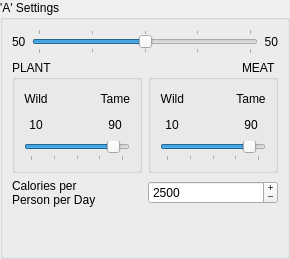
         <widget class="QGroupBox" name="diet_comp_box_3" >
          <property name="sizePolicy" >
           <sizepolicy vsizetype="Fixed" hsizetype="Expanding" >
            <horstretch>0</horstretch>
            <verstretch>0</verstretch>
           </sizepolicy>
          </property>
          <property name="title" >
           <string>'A' Settings</string>
          </property>
          <layout class="QGridLayout" >
           <property name="margin" >
            <number>9</number>
           </property>
           <property name="spacing" >
            <number>6</number>
           </property>
           <item row="2" column="0" colspan="2" >
            <layout class="QHBoxLayout" >
             <property name="spacing" >
              <number>6</number>
             </property>
             <property name="margin" >
              <number>0</number>
             </property>
             <item>
              <widget class="QLabel" name="label6_3" >
               <property name="toolTip" >
                <string>&lt;html>&lt;head>&lt;meta name="qrichtext" content="1" />&lt;style type="text/css">
p, li { white-space: pre-wrap; }
&lt;/style>&lt;/head>&lt;body style=" font-family:'Sans Serif'; font-size:9pt; font-weight:400; font-style:normal; text-decoration:none;">
&lt;p style=" margin-top:0px; margin-bottom:0px; margin-left:0px; margin-right:0px; -qt-block-indent:0; text-indent:0px;">Average requirements for each individual&lt;/p>&lt;/body>&lt;/html></string>
               </property>
               <property name="whatsThis" >
                <string>&lt;html>&lt;head>&lt;meta name="qrichtext" content="1" />&lt;style type="text/css">
p, li { white-space: pre-wrap; }
&lt;/style>&lt;/head>&lt;body style=" font-family:'Sans Serif'; font-size:9pt; font-weight:400; font-style:normal; text-decoration:none;">
&lt;p style=" margin-top:0px; margin-bottom:0px; margin-left:0px; margin-right:0px; -qt-block-indent:0; text-indent:0px;">This figure is an average only.  In the future, I hope to be able to implement a feature whereby the human population is modelled, and account for different requirements of men, adult women, pregnant women, lactating women, and children.&lt;/p>&lt;/body>&lt;/html></string>
               </property>
               <property name="text" >
                <string>Calories per
Person per Day</string>
               </property>
               <property name="wordWrap" >
                <bool>false</bool>
               </property>
              </widget>
             </item>
             <item>
              <widget class="QSpinBox" name="spinBoxDailyCalories_3" >
               <property name="toolTip" >
                <string>&lt;html>&lt;head>&lt;meta name="qrichtext" content="1" />&lt;style type="text/css">
p, li { white-space: pre-wrap; }
&lt;/style>&lt;/head>&lt;body style=" font-family:'Sans Serif'; font-size:9pt; font-weight:400; font-style:normal; text-decoration:none;">
&lt;p style=" margin-top:0px; margin-bottom:0px; margin-left:0px; margin-right:0px; -qt-block-indent:0; text-indent:0px;">Set the average number of calories per day required per person&lt;/p>&lt;/body>&lt;/html></string>
               </property>
               <property name="whatsThis" >
                <string>&lt;html>&lt;head>&lt;meta name="qrichtext" content="1" />&lt;style type="text/css">
p, li { white-space: pre-wrap; }
&lt;/style>&lt;/head>&lt;body style=" font-family:'Sans Serif'; font-size:9pt; font-weight:400; font-style:normal; text-decoration:none;">
&lt;p style=" margin-top:0px; margin-bottom:0px; margin-left:0px; margin-right:0px; -qt-block-indent:0; text-indent:0px;">In future versions of LandUse Analyst, the demographics of the human population will be modelled, but currently the user has to supply one figure for an average number of calories required by a single person on a daily basis.&lt;/p>&lt;/body>&lt;/html></string>
               </property>
               <property name="buttonSymbols" >
                <enum>QAbstractSpinBox::PlusMinus</enum>
               </property>
               <property name="minimum" >
                <number>1</number>
               </property>
               <property name="maximum" >
                <number>5000</number>
               </property>
               <property name="singleStep" >
                <number>1</number>
               </property>
               <property name="value" >
                <number>2500</number>
               </property>
              </widget>
             </item>
            </layout>
           </item>
           <item row="1" column="0" >
            <widget class="QGroupBox" name="groupplantpercent_3" >
             <property name="title" >
              <string>PLANT</string>
             </property>
             <layout class="QGridLayout" >
              <property name="margin" >
               <number>9</number>
              </property>
              <property name="spacing" >
               <number>6</number>
              </property>
              <item row="1" column="1" >
               <spacer>
                <property name="orientation" >
                 <enum>Qt::Horizontal</enum>
                </property>
                <property name="sizeHint" stdset="0" >
                 <size>
                  <width>40</width>
                  <height>20</height>
                 </size>
                </property>
               </spacer>
              </item>
              <item row="1" column="2" >
               <widget class="QLabel" name="labelCropTamePercent_3" >
                <property name="toolTip" >
                 <string>&lt;html>&lt;head>&lt;meta name="qrichtext" content="1" />&lt;style type="text/css">
p, li { white-space: pre-wrap; }
&lt;/style>&lt;/head>&lt;body style=" font-family:'Sans Serif'; font-size:9pt; font-weight:400; font-style:normal; text-decoration:none;">
&lt;p style=" margin-top:0px; margin-bottom:0px; margin-left:0px; margin-right:0px; -qt-block-indent:0; text-indent:0px;">The percentage of calories of the population's &lt;span style=" font-style:italic; text-decoration: underline;">plant&lt;/span> portion of the diet that is supplied by domesticated plants (crops).&lt;/p>&lt;/body>&lt;/html></string>
                </property>
                <property name="text" >
                 <string>90</string>
                </property>
                <property name="alignment" >
                 <set>Qt::AlignCenter</set>
                </property>
               </widget>
              </item>
              <item row="2" column="0" colspan="3" >
               <widget class="QSlider" name="sliderCrop_3" >
                <property name="toolTip" >
                 <string>&lt;html>&lt;head>&lt;meta name="qrichtext" content="1" />&lt;style type="text/css">
p, li { white-space: pre-wrap; }
&lt;/style>&lt;/head>&lt;body style=" font-family:'Sans Serif'; font-size:9pt; font-weight:400; font-style:normal; text-decoration:none;">
&lt;p style=" margin-top:0px; margin-bottom:0px; margin-left:0px; margin-right:0px; -qt-block-indent:0; text-indent:0px;">Adjust this slider to set the ratio of Wild:Tame plants in the plant portion of the diet (calories)&lt;/p>&lt;/body>&lt;/html></string>
                </property>
                <property name="whatsThis" >
                 <string>&lt;html>&lt;head>&lt;meta name="qrichtext" content="1" />&lt;style type="text/css">
p, li { white-space: pre-wrap; }
&lt;/style>&lt;/head>&lt;body style=" font-family:'Sans Serif'; font-size:9pt; font-weight:400; font-style:normal; text-decoration:none;">
&lt;p style=" margin-top:0px; margin-bottom:0px; margin-left:0px; margin-right:0px; -qt-block-indent:0; text-indent:0px;">The Wild to Tame Ratio is the distinction you must make when defining the settlements plant or meat portion of the diet. This setting relies on the assumption that all of their food comes from either wild sources or tame sources. To adjust, simply move the slider left or right, or spin your mouse wheel. &lt;span style=" font-weight:600;">Note that this setting is based on calories&lt;/span>&lt;/p>&lt;/body>&lt;/html></string>
                </property>
                <property name="maximum" >
                 <number>100</number>
                </property>
                <property name="singleStep" >
                 <number>1</number>
                </property>
                <property name="pageStep" >
                 <number>1</number>
                </property>
                <property name="value" >
                 <number>90</number>
                </property>
                <property name="sliderPosition" >
                 <number>90</number>
                </property>
                <property name="orientation" >
                 <enum>Qt::Horizontal</enum>
                </property>
                <property name="tickPosition" >
                 <enum>QSlider::TicksBelow</enum>
                </property>
                <property name="tickInterval" >
                 <number>25</number>
                </property>
               </widget>
              </item>
              <item row="1" column="0" >
               <widget class="QLabel" name="labelCropWildPercent_3" >
                <property name="toolTip" >
                 <string>&lt;html>&lt;head>&lt;meta name="qrichtext" content="1" />&lt;style type="text/css">
p, li { white-space: pre-wrap; }
&lt;/style>&lt;/head>&lt;body style=" font-family:'Sans Serif'; font-size:9pt; font-weight:400; font-style:normal; text-decoration:none;">
&lt;p style=" margin-top:0px; margin-bottom:0px; margin-left:0px; margin-right:0px; -qt-block-indent:0; text-indent:0px;">The percentage of calories of the population's &lt;span style=" font-style:italic; text-decoration: underline;">plant&lt;/span> portion of the diet that is supplied by non-domesticated plants.&lt;/p>&lt;/body>&lt;/html></string>
                </property>
                <property name="text" >
                 <string>10</string>
                </property>
                <property name="alignment" >
                 <set>Qt::AlignCenter</set>
                </property>
               </widget>
              </item>
              <item row="0" column="0" >
               <widget class="QLabel" name="label_17" >
                <property name="text" >
                 <string>Wild</string>
                </property>
                <property name="alignment" >
                 <set>Qt::AlignCenter</set>
                </property>
               </widget>
              </item>
              <item row="0" column="2" >
               <widget class="QLabel" name="label_18" >
                <property name="text" >
                 <string>Tame</string>
                </property>
                <property name="alignment" >
                 <set>Qt::AlignRight|Qt::AlignTrailing|Qt::AlignVCenter</set>
                </property>
               </widget>
              </item>
              <item row="0" column="1" >
               <spacer>
                <property name="orientation" >
                 <enum>Qt::Horizontal</enum>
                </property>
                <property name="sizeHint" stdset="0" >
                 <size>
                  <width>40</width>
                  <height>20</height>
                 </size>
                </property>
               </spacer>
              </item>
             </layout>
            </widget>
           </item>
           <item row="0" column="0" colspan="2" >
            <layout class="QHBoxLayout" >
             <property name="spacing" >
              <number>6</number>
             </property>
             <property name="margin" >
              <number>0</number>
             </property>
             <item>
              <widget class="QLabel" name="labelCropPercent_3" >
               <property name="toolTip" >
                <string>&lt;html>&lt;head>&lt;meta name="qrichtext" content="1" />&lt;style type="text/css">
p, li { white-space: pre-wrap; }
&lt;/style>&lt;/head>&lt;body style=" font-family:'Sans Serif'; font-size:9pt; font-weight:400; font-style:normal; text-decoration:none;">
&lt;p style=" margin-top:0px; margin-bottom:0px; margin-left:0px; margin-right:0px; -qt-block-indent:0; text-indent:0px;">The percentage of calories of the populations diet that is supplied by food that comes from plants.&lt;/p>&lt;/body>&lt;/html></string>
               </property>
               <property name="text" >
                <string>50</string>
               </property>
              </widget>
             </item>
             <item>
              <widget class="QSlider" name="sliderDiet_3" >
               <property name="toolTip" >
                <string>&lt;html>&lt;head>&lt;meta name="qrichtext" content="1" />&lt;style type="text/css">
p, li { white-space: pre-wrap; }
&lt;/style>&lt;/head>&lt;body style=" font-family:'Sans Serif'; font-size:9pt; font-weight:400; font-style:normal; text-decoration:none;">
&lt;p style=" margin-top:0px; margin-bottom:0px; margin-left:0px; margin-right:0px; -qt-block-indent:0; text-indent:0px;">Adjust this slider to set the ratio of Plant:Meat plants in the diet (calories)&lt;/p>&lt;/body>&lt;/html></string>
               </property>
               <property name="whatsThis" >
                <string>&lt;html>&lt;head>&lt;meta name="qrichtext" content="1" />&lt;style type="text/css">
p, li { white-space: pre-wrap; }
&lt;/style>&lt;/head>&lt;body style=" font-family:'Sans Serif'; font-size:9pt; font-weight:400; font-style:normal; text-decoration:none;">
&lt;p style=" margin-top:0px; margin-bottom:0px; margin-left:0px; margin-right:0px; -qt-block-indent:0; text-indent:0px;">Set the overall division in the diet as a ratio between calories provided by &lt;span style=" font-weight:600; color:#0000ff;">Plants&lt;/span> and calories provided by &lt;span style=" font-weight:600; color:#0000ff;">Meat&lt;/span> with the top slider. You can either click and drag with the mouse, or use the mouse wheel. As you slide it, you will see that the percentages for both are automatically adjusted. This setting includes food from both wild and tame sources.&lt;/p>
&lt;p style="-qt-paragraph-type:empty; margin-top:0px; margin-bottom:0px; margin-left:0px; margin-right:0px; -qt-block-indent:0; text-indent:0px;">&lt;/p>
&lt;p style=" margin-top:0px; margin-bottom:0px; margin-left:0px; margin-right:0px; -qt-block-indent:0; text-indent:0px;">The Plant to Meat Ratio is the primary distinction you must make when defining the settlements diet. This setting relies on the assumption that all food comes from either plants or animals, regardless of whether or not it is tame or wild. &lt;span style=" font-weight:600; color:#0000ff;">Note that this setting is based on calories&lt;/span>&lt;/p>&lt;/body>&lt;/html></string>
               </property>
               <property name="maximum" >
                <number>100</number>
               </property>
               <property name="singleStep" >
                <number>1</number>
               </property>
               <property name="pageStep" >
                <number>1</number>
               </property>
               <property name="value" >
                <number>50</number>
               </property>
               <property name="sliderPosition" >
                <number>50</number>
               </property>
               <property name="orientation" >
                <enum>Qt::Horizontal</enum>
               </property>
               <property name="tickPosition" >
                <enum>QSlider::TicksBothSides</enum>
               </property>
               <property name="tickInterval" >
                <number>25</number>
               </property>
              </widget>
             </item>
             <item>
              <widget class="QLabel" name="labelMeatPercent_3" >
               <property name="toolTip" >
                <string>&lt;html>&lt;head>&lt;meta name="qrichtext" content="1" />&lt;style type="text/css">
p, li { white-space: pre-wrap; }
&lt;/style>&lt;/head>&lt;body style=" font-family:'Sans Serif'; font-size:9pt; font-weight:400; font-style:normal; text-decoration:none;">
&lt;p style=" margin-top:0px; margin-bottom:0px; margin-left:0px; margin-right:0px; -qt-block-indent:0; text-indent:0px;">The percentage of calories of the populations diet that is supplied by food that comes from animals.&lt;/p>&lt;/body>&lt;/html></string>
               </property>
               <property name="text" >
                <string>50</string>
               </property>
               <property name="alignment" >
                <set>Qt::AlignRight|Qt::AlignTrailing|Qt::AlignVCenter</set>
               </property>
              </widget>
             </item>
            </layout>
           </item>
           <item row="1" column="1" >
            <widget class="QGroupBox" name="groupmeatpercent_3" >
             <property name="layoutDirection" >
              <enum>Qt::RightToLeft</enum>
             </property>
             <property name="title" >
              <string>MEAT</string>
             </property>
             <layout class="QGridLayout" >
              <property name="margin" >
               <number>9</number>
              </property>
              <property name="spacing" >
               <number>6</number>
              </property>
              <item row="0" column="0" >
               <widget class="QLabel" name="label_19" >
                <property name="text" >
                 <string>Tame</string>
                </property>
                <property name="alignment" >
                 <set>Qt::AlignCenter</set>
                </property>
               </widget>
              </item>
              <item row="1" column="1" >
               <spacer>
                <property name="orientation" >
                 <enum>Qt::Horizontal</enum>
                </property>
                <property name="sizeHint" stdset="0" >
                 <size>
                  <width>40</width>
                  <height>20</height>
                 </size>
                </property>
               </spacer>
              </item>
              <item row="1" column="2" >
               <widget class="QLabel" name="labelMeatWildPercent_3" >
                <property name="toolTip" >
                 <string>&lt;html>&lt;head>&lt;meta name="qrichtext" content="1" />&lt;style type="text/css">
p, li { white-space: pre-wrap; }
&lt;/style>&lt;/head>&lt;body style=" font-family:'Sans Serif'; font-size:9pt; font-weight:400; font-style:normal; text-decoration:none;">
&lt;p style=" margin-top:0px; margin-bottom:0px; margin-left:0px; margin-right:0px; -qt-block-indent:0; text-indent:0px;">The percentage of calories of the population's &lt;span style=" font-style:italic; text-decoration: underline;">meat&lt;/span> portion of the diet that is supplied by non-domesticated animals.  (Hunting, fishing, scavenging, etc.)&lt;/p>&lt;/body>&lt;/html></string>
                </property>
                <property name="text" >
                 <string>10</string>
                </property>
                <property name="alignment" >
                 <set>Qt::AlignCenter</set>
                </property>
               </widget>
              </item>
              <item row="0" column="2" >
               <widget class="QLabel" name="label_20" >
                <property name="text" >
                 <string>Wild</string>
                </property>
                <property name="alignment" >
                 <set>Qt::AlignRight|Qt::AlignTrailing|Qt::AlignVCenter</set>
                </property>
               </widget>
              </item>
              <item row="1" column="0" >
               <widget class="QLabel" name="labelMeatTamePercent_3" >
                <property name="toolTip" >
                 <string>&lt;html>&lt;head>&lt;meta name="qrichtext" content="1" />&lt;style type="text/css">
p, li { white-space: pre-wrap; }
&lt;/style>&lt;/head>&lt;body style=" font-family:'Sans Serif'; font-size:9pt; font-weight:400; font-style:normal; text-decoration:none;">
&lt;p style=" margin-top:0px; margin-bottom:0px; margin-left:0px; margin-right:0px; -qt-block-indent:0; text-indent:0px;">The percentage of calories of the population's &lt;span style=" font-style:italic; text-decoration: underline;">meat&lt;/span> portion of the diet that is supplied by domesticated animals.&lt;/p>&lt;/body>&lt;/html></string>
                </property>
                <property name="layoutDirection" >
                 <enum>Qt::LeftToRight</enum>
                </property>
                <property name="text" >
                 <string>90</string>
                </property>
                <property name="alignment" >
                 <set>Qt::AlignCenter</set>
                </property>
               </widget>
              </item>
              <item row="2" column="0" colspan="3" >
               <widget class="QSlider" name="sliderMeat_3" >
                <property name="toolTip" >
                 <string>&lt;html>&lt;head>&lt;meta name="qrichtext" content="1" />&lt;style type="text/css">
p, li { white-space: pre-wrap; }
&lt;/style>&lt;/head>&lt;body style=" font-family:'Sans Serif'; font-size:9pt; font-weight:400; font-style:normal; text-decoration:none;">
&lt;p style=" margin-top:0px; margin-bottom:0px; margin-left:0px; margin-right:0px; -qt-block-indent:0; text-indent:0px;">Adjust this slider to set the ratio of Wild:Tame animals in the meat portion of the diet (calories)&lt;/p>&lt;/body>&lt;/html></string>
                </property>
                <property name="whatsThis" >
                 <string>&lt;html>&lt;head>&lt;meta name="qrichtext" content="1" />&lt;style type="text/css">
p, li { white-space: pre-wrap; }
&lt;/style>&lt;/head>&lt;body style=" font-family:'Sans Serif'; font-size:9pt; font-weight:400; font-style:normal; text-decoration:none;">
&lt;p style=" margin-top:0px; margin-bottom:0px; margin-left:0px; margin-right:0px; -qt-block-indent:0; text-indent:0px;">The Wild to Tame Ratio is the distinction you must make when defining the settlements plant or meat portion of the diet. This setting relies on the assumption that all of their food comes from either wild sources or tame sources. To adjust, simply move the slider left or right, or spin your mouse wheel. &lt;span style=" font-weight:600;">Note that this setting is based on calories&lt;/span>&lt;/p>&lt;/body>&lt;/html></string>
                </property>
                <property name="layoutDirection" >
                 <enum>Qt::LeftToRight</enum>
                </property>
                <property name="maximum" >
                 <number>100</number>
                </property>
                <property name="singleStep" >
                 <number>1</number>
                </property>
                <property name="pageStep" >
                 <number>1</number>
                </property>
                <property name="value" >
                 <number>90</number>
                </property>
                <property name="sliderPosition" >
                 <number>90</number>
                </property>
                <property name="orientation" >
                 <enum>Qt::Horizontal</enum>
                </property>
                <property name="tickPosition" >
                 <enum>QSlider::TicksBelow</enum>
                </property>
                <property name="tickInterval" >
                 <number>25</number>
                </property>
               </widget>
              </item>
              <item row="0" column="1" >
               <spacer>
                <property name="orientation" >
                 <enum>Qt::Horizontal</enum>
                </property>
                <property name="sizeHint" stdset="0" >
                 <size>
                  <width>40</width>
                  <height>20</height>
                 </size>
                </property>
               </spacer>
              </item>
             </layout>
            </widget>
           </item>
           <item row="3" column="0" colspan="2" >
            <spacer>
             <property name="orientation" >
              <enum>Qt::Vertical</enum>
             </property>
             <property name="sizeHint" stdset="0" >
              <size>
               <width>20</width>
               <height>40</height>
              </size>
             </property>
            </spacer>
           </item>
          </layout>
         </widget>
